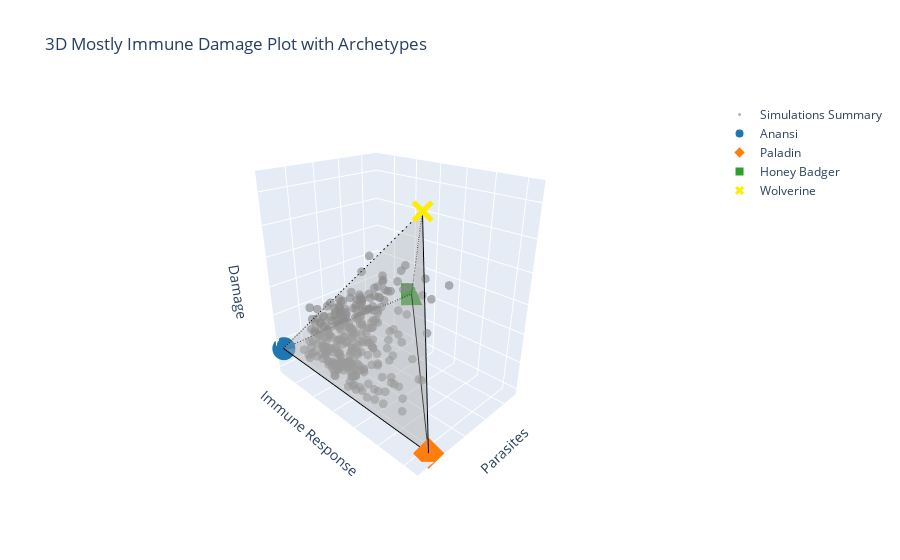

Notebook code for this chart:
### Code cell
import plotly.graph_objects as go
import numpy as np

# Base scatter of all immune data
fig = go.Figure()
colors_hex_i = ['#1e76b3','#ff7e0d','#2c9f2c','#ffed00']
markers_plotly = ['circle','diamond','square','x']
fig.add_trace(go.Scatter3d(
    x=df_immune['I.zscore'],
    y=df_immune['M.zscore'],
    z=df_immune['D.zscore'],
    mode='markers',
    marker=dict(size=3, color='grey', opacity=0.6),
    name='Simulations Summary'
))
names = ['Anansi','Paladin','Honey Badger','Wolverine']
# Add archetype points
for arc, c, m, s,n in zip([arc1_i, arc2_i, arc3_i, arc4_i], colors_hex_i, markers_plotly, sizes,names):
    fig.add_trace(go.Scatter3d(
        x=[arc[2]],
        y=[arc[0]],
        z=[arc[1]],
        mode='markers',
        marker=dict( color=c, symbol=m),
        name=f"{n}"
    ))

# Create mesh triangles (Plotly uses i, j, k for triangle faces)
vertices = np.array([
    [arc1_i[2], arc1_i[0], arc1_i[1]],
    [arc2_i[2], arc2_i[0], arc2_i[1]],
    [arc3_i[2], arc3_i[0], arc3_i[1]],
    [arc4_i[2], arc4_i[0], arc4_i[1]]
])
x, y, z = vertices[:, 0], vertices[:, 1], vertices[:, 2]

# Indices for triangle faces
faces = [
    [0, 1, 2],
    [0, 1, 3],
    [1, 2, 3],
    [0, 0, 3]
]

i, j, k = zip(*faces)

fig.add_trace(go.Mesh3d(
    x=x, y=y, z=z,
    i=i, j=j, k=k,
    color='lightgrey',
    opacity=0.3,
    name='Archetype Volume',
    flatshading=True,
    showscale=False
))

# Add connecting lines (manually, as in matplotlib `plot`)
def add_line(p1, p2, dashed=False):
    fig.add_trace(go.Scatter3d(
        x=[p1[2], p2[2]],
        y=[p1[0], p2[0]],
        z=[p1[1], p2[1]],
        mode='lines',
        line=dict(color='black', width=2, dash='dash' if dashed else 'solid'),
        showlegend=False
    ))

add_line(arc1_i, arc2_i)
add_line(arc2_i, arc3_i)
add_line(arc1_i, arc3_i, dashed=True)
add_line(arc1_i, arc4_i, dashed=True)
add_line(arc3_i, arc4_i, dashed=True)
add_line(arc2_i, arc4_i)

# Set axis limits
z_values = np.concatenate([df_immune['D.zscore'], [arc[1] for arc in [arc1_i, arc2_i, arc3_i, arc4_i]]])
fig.update_layout(
    scene=dict(
        xaxis=dict(title='Immune Response', showticklabels=False, showbackground=True),
        yaxis=dict(title='Parasites', showticklabels=False, showbackground=True),
        zaxis=dict(title='Damage', showticklabels=False, showbackground=True),
        camera=dict(eye=dict(x=1.5, y=-1.5, z=1), up=dict(x=0, y=0, z=1))
    ),
    #margin=dict(l=0, r=0, b=0, t=30),
    title='3D Mostly Immune Damage Plot with Archetypes'
)

fig.write_html('immune_3D_plot.html')
fig.show()

### Figure 1 — Plotly figure (JSON) as saved in the notebook; plotly's stock layout.template omitted (floating-point values rounded to 4 significant figures; data arrays with more than 128 entries replaced by an {"elided": "..."} marker saying what was removed)
{"data": [{"marker": {"color": "grey", "opacity": 0.6, "size": 3}, "mode": "markers", "name": "Simulations Summary", "type": "scatter3d", "x": {"elided": "295 float values"}, "y": {"elided": "295 float values"}, "z": {"elided": "295 float values"}}, {"marker": {"color": "#1e76b3", "symbol": "circle"}, "mode": "markers", "name": "Anansi", "type": "scatter3d", "x": [-2.712], "y": [-0.867], "z": [-1.24]}, {"marker": {"color": "#ff7e0d", "symbol": "diamond"}, "mode": "markers", "name": "Paladin", "type": "scatter3d", "x": [3.291], "y": [-0.3644], "z": [-2.018]}, {"marker": {"color": "#2c9f2c", "symbol": "square"}, "mode": "markers", "name": "Honey Badger", "type": "scatter3d", "x": [-0.9831], "y": [3.528], "z": [-0.1307]}, {"marker": {"color": "#ffed00", "symbol": "x"}, "mode": "markers", "name": "Wolverine", "type": "scatter3d", "x": [2.73], "y": [-0.2316], "z": [4.39]}, {"color": "lightgrey", "flatshading": true, "i": [0, 0, 1, 0], "j": [1, 1, 2, 0], "k": [2, 3, 3, 3], "name": "Archetype Volume", "opacity": 0.3, "showscale": false, "type": "mesh3d", "x": [-2.712, 3.291, -0.9831, 2.73], "y": [-0.867, -0.3644, 3.528, -0.2316], "z": [-1.24, -2.018, -0.1307, 4.39]}, {"line": {"color": "black", "dash": "solid", "width": 2}, "mode": "lines", "showlegend": false, "type": "scatter3d", "x": [-2.712, 3.291], "y": [-0.867, -0.3644], "z": [-1.24, -2.018]}, {"line": {"color": "black", "dash": "solid", "width": 2}, "mode": "lines", "showlegend": false, "type": "scatter3d", "x": [3.291, -0.9831], "y": [-0.3644, 3.528], "z": [-2.018, -0.1307]}, {"line": {"color": "black", "dash": "dash", "width": 2}, "mode": "lines", "showlegend": false, "type": "scatter3d", "x": [-2.712, -0.9831], "y": [-0.867, 3.528], "z": [-1.24, -0.1307]}, {"line": {"color": "black", "dash": "dash", "width": 2}, "mode": "lines", "showlegend": false, "type": "scatter3d", "x": [-2.712, 2.73], "y": [-0.867, -0.2316], "z": [-1.24, 4.39]}, {"line": {"color": "black", "dash": "dash", "width": 2}, "mode": "lines", "showlegend": false, "type": "scatter3d", "x": [-0.9831, 2.73], "y": [3.528, -0.2316], "z": [-0.1307, 4.39]}, {"line": {"color": "black", "dash": "solid", "width": 2}, "mode": "lines", "showlegend": false, "type": "scatter3d", "x": [3.291, 2.73], "y": [-0.3644, -0.2316], "z": [-2.018, 4.39]}], "layout": {"scene": {"camera": {"eye": {"x": 1.5, "y": -1.5, "z": 1}, "up": {"x": 0, "y": 0, "z": 1}}, "xaxis": {"showbackground": true, "showticklabels": false, "title": {"text": "Immune Response"}}, "yaxis": {"showbackground": true, "showticklabels": false, "title": {"text": "Parasites"}}, "zaxis": {"showbackground": true, "showticklabels": false, "title": {"text": "Damage"}}}, "title": {"text": "3D Mostly Immune Damage Plot with Archetypes"}}}
